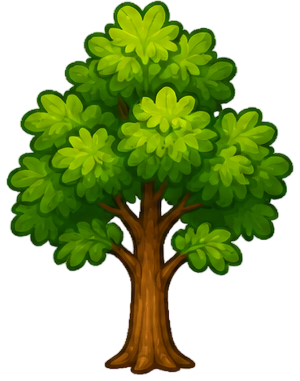
#> input picture assets/named/tree_oak_2.png, 300 x 381 px; its folder holds only this picture in this run
$ python center_trees.py
#> lines starting #> are read from the running program, lines starting #| are printed output that depends on the picture
"""
Re-pad each tree_*.png so the trunk sits at the horizontal center of the
image. The shop preview uses object-fit: contain + center alignment, so
asymmetric trunks make the tree look like it's leaning out of the card.
We detect the trunk by the median X of opaque pixels in the bottom 20%
of the image, then pad the narrow side with transparent pixels.
"""
import os
import glob
from PIL import Image

OUT = 'C:/farmsack/assets/named'

def trunk_x(im, alpha_threshold=20):
    """Alpha-weighted horizontal centroid (center of mass) of the sprite.
    For asymmetric trees this balances the visible pixel mass instead of
    just the bbox edges, so a leaning canopy can't drag the trunk off to
    one side of the preview."""
    w, h = im.size
    a = im.split()[-1]
    px = a.load()
    total = 0.0
    sum_x = 0.0
    for y in range(h):
        for x in range(w):
            v = px[x, y]
            if v >= alpha_threshold:
                sum_x += x * v
                total += v
    if total == 0:
        return w // 2
    return int(round(sum_x / total))

def center_on_trunk(path):
#> called with path = 'assets/named/tree_oak_2.png'
    im = Image.open(path).convert('RGBA')
#> im is the input picture: PIL image 300x381 RGBA; mean R, G, B, A 39.1, 57.1, 0.9, 127.6
    w, h = im.size
#> w = 300; h = 381
    tx = trunk_x(im)
#> in trunk_x, `a = im.split()[-1]`:
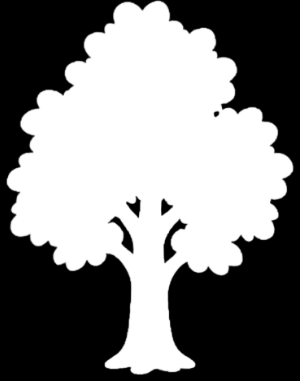
#> a: PIL image 300x381 L; min 0, max 255, mean 127.6
#> after the loop in trunk_x, `for y in range(h):`: sum_x = 2.15e+09; total = 14581187
#> tx = 147
    # Desired: trunk at exact image center. Pad narrower side.
    pad_left = max(0, (w - 2 * tx))
#> pad_left = 6
    pad_right = max(0, (2 * tx - w))
#> pad_right = 0
    if pad_left == 0 and pad_right == 0:
        return False
    new_w = w + pad_left + pad_right
#> new_w = 306
    out = Image.new('RGBA', (new_w, h), (0, 0, 0, 0))
#> out: PIL image 306x381 RGBA; every value is 0
    out.paste(im, (pad_left, 0))
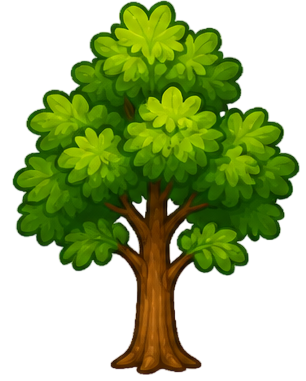
#> out: PIL image 306x381 RGBA; mean R, G, B, A 38.3, 56, 0.9, 125.1; transparent parts drawn white
    out.save(path)
    return True

count = 0
for path in sorted(glob.glob(os.path.join(OUT, 'tree_*.png'))):
    if center_on_trunk(path):
        count += 1
        print('  centered', os.path.basename(path))
    else:
        print('  ok      ', os.path.basename(path))
print(f'Done. Re-centered {count} files.')

$ run again, on assets/named/tree_stump_2.png
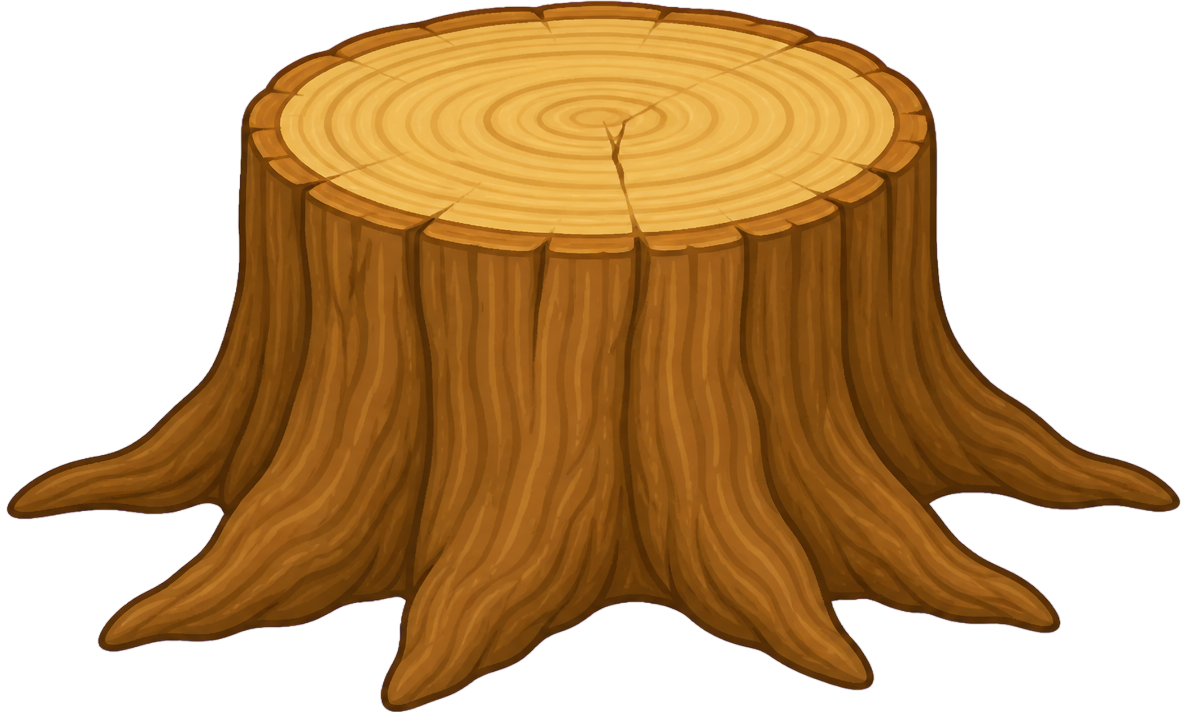
#> input picture assets/named/tree_stump_2.png, 1187 x 718 px
#> in center_on_trunk, im is the input picture: PIL image 1187x718 RGBA; mean R, G, B, A 88.9, 56.7, 17.3, 143.8
#> in trunk_x, `a = im.split()[-1]`:
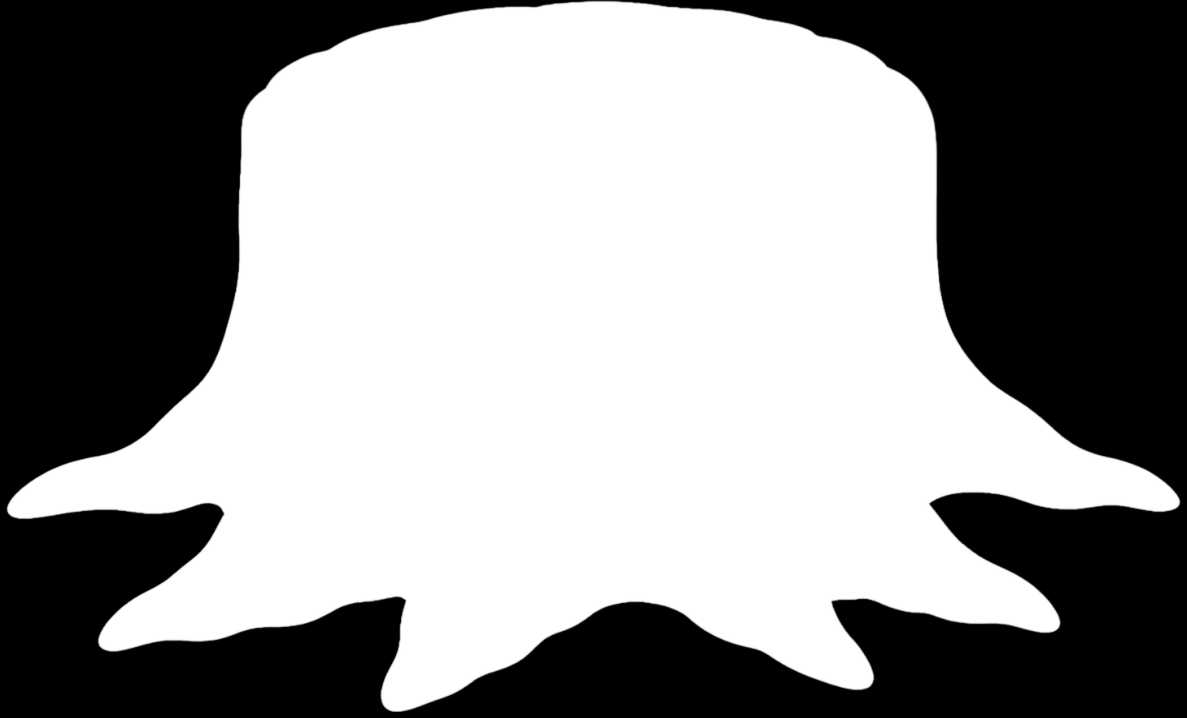
#> a: PIL image 1187x718 L; min 0, max 255, mean 143.8
#> after the loop in trunk_x, `for y in range(h):`: sum_x = 7.19e+10; total = 122562494
#> tx = 587
#> pad_left = 13
#> pad_right = 0
#> new_w = 1200
#> in center_on_trunk, `out.paste(im, (pad_left, 0))`:
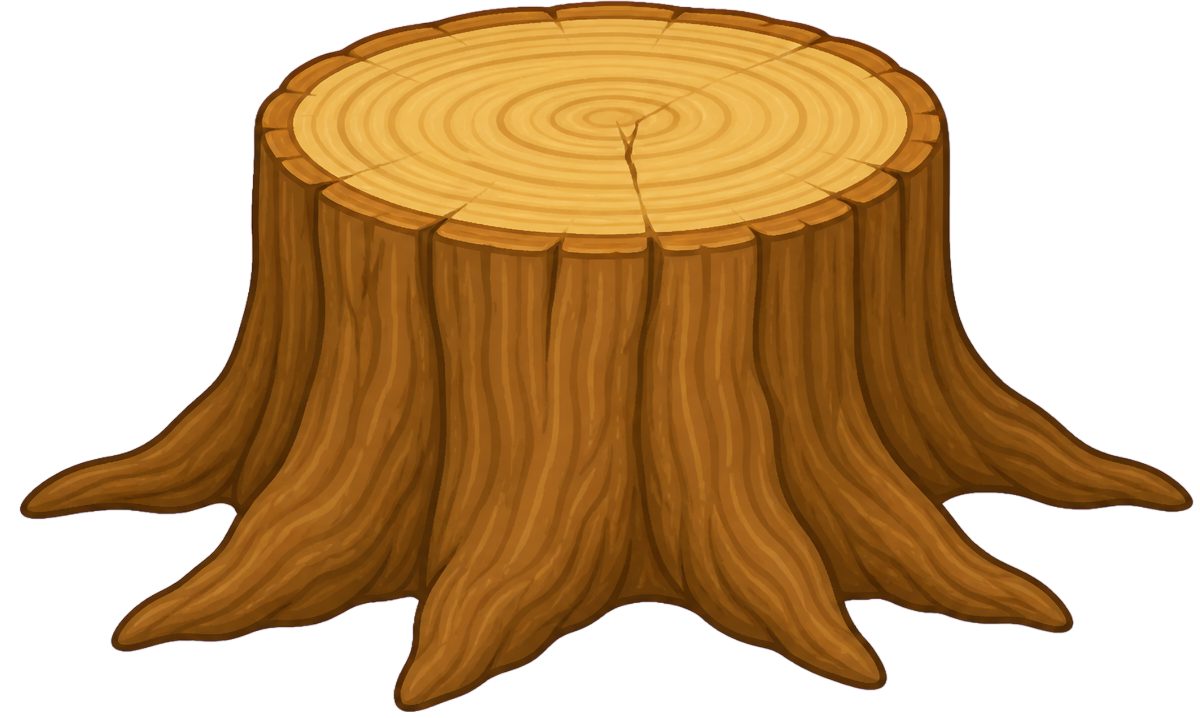
#> out: PIL image 1200x718 RGBA; mean R, G, B, A 87.9, 56.1, 17.1, 142.3; transparent parts drawn white

$ run again, on assets/named/tree_pine_dark_1.png
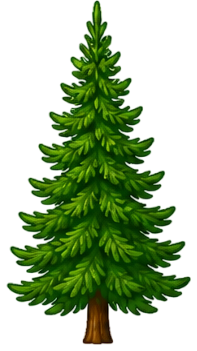
#> input picture assets/named/tree_pine_dark_1.png, 197 x 351 px
#> in center_on_trunk, im is the input picture: PIL image 197x351 RGBA; mean R, G, B, A 17, 39.2, 2.2, 105.1
#> in trunk_x, `a = im.split()[-1]`:
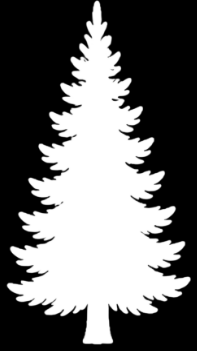
#> a: PIL image 197x351 L; min 0, max 255, mean 105.1
#> after the loop in trunk_x, `for y in range(h):`: sum_x = 705287302; total = 7258709
#> tx = 97
#> pad_left = 3
#> pad_right = 0
#> new_w = 200
#> in center_on_trunk, `out.paste(im, (pad_left, 0))`:
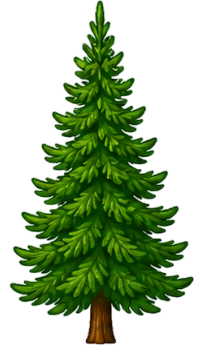
#> out: PIL image 200x351 RGBA; mean R, G, B, A 16.7, 38.6, 2.2, 103.5; transparent parts drawn white

$ run again, on assets/named/tree_pine_snow.png
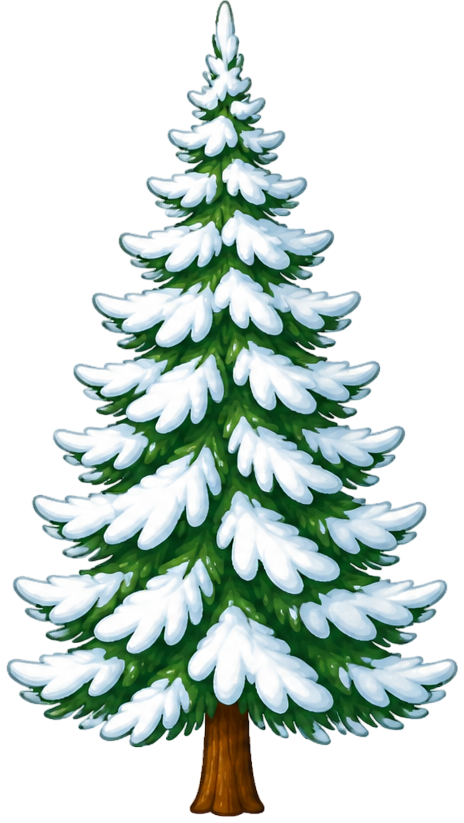
#> input picture assets/named/tree_pine_snow.png, 464 x 823 px
#> in center_on_trunk, im is the input picture: PIL image 464x823 RGBA; mean R, G, B, A 64.9, 79, 72.8, 116.6
#> in trunk_x, `a = im.split()[-1]`:
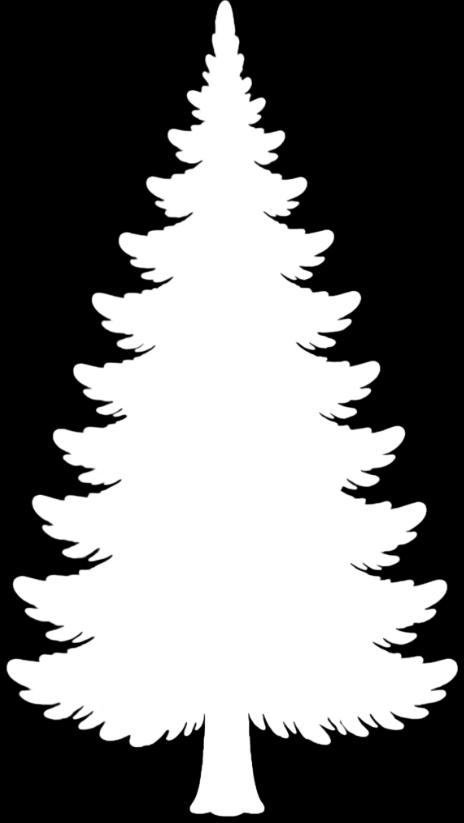
#> a: PIL image 464x823 L; min 0, max 255, mean 116.6
#> after the loop in trunk_x, `for y in range(h):`: sum_x = 1.02e+10; total = 44497681
#> tx = 228
#> pad_left = 8
#> pad_right = 0
#> new_w = 472
#> in center_on_trunk, `out.paste(im, (pad_left, 0))`:
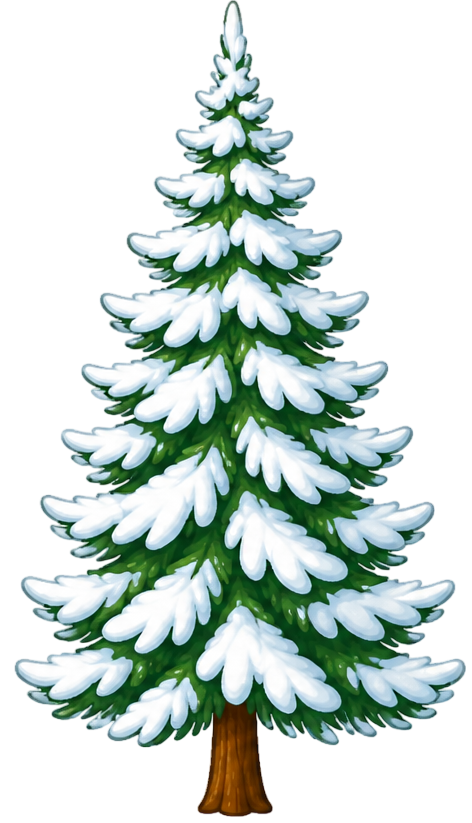
#> out: PIL image 472x823 RGBA; mean R, G, B, A 63.8, 77.6, 71.6, 114.6; transparent parts drawn white
